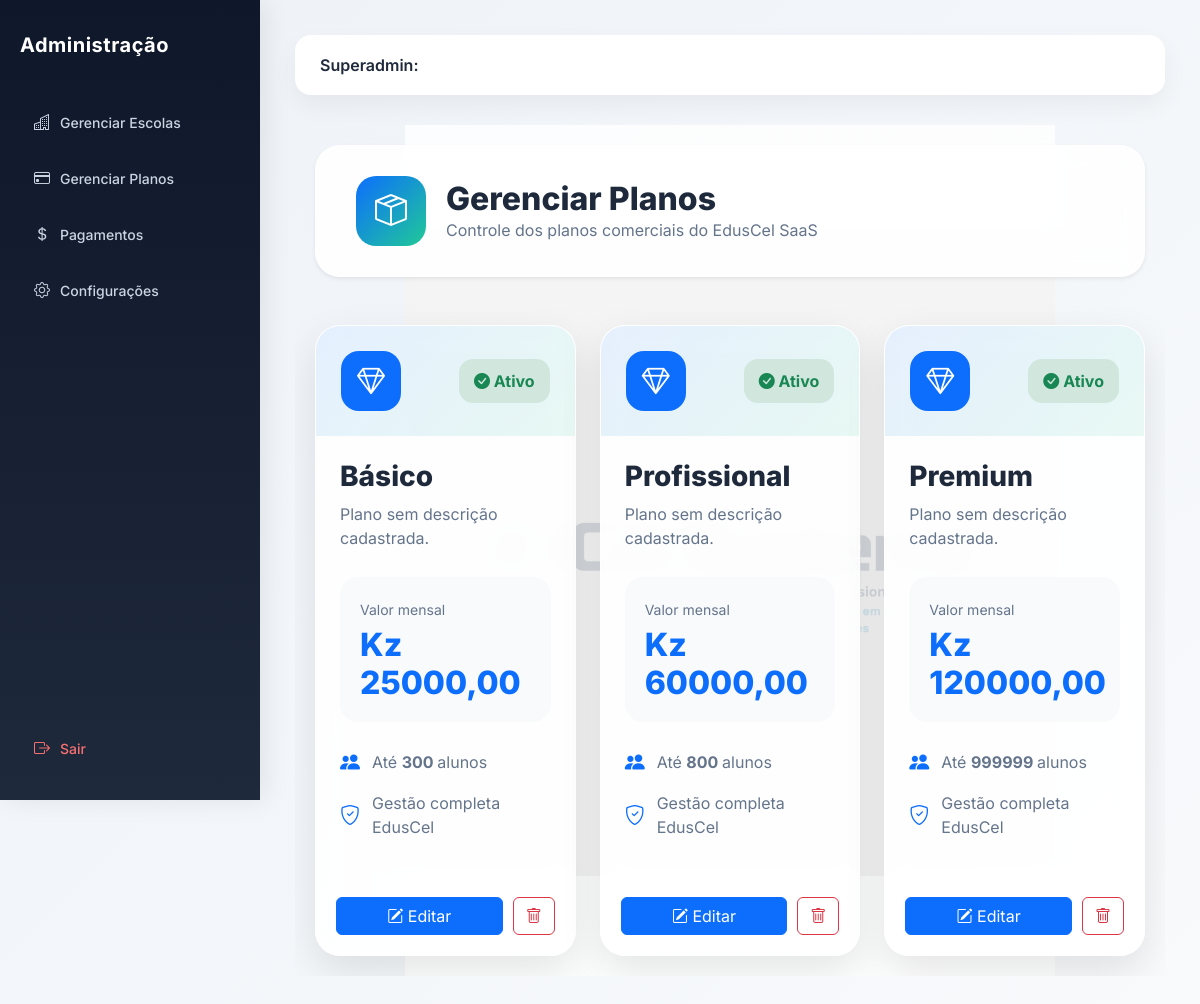
Page /planos/ on the committed database.
### academic/models.py (models this page shows, shortened)
class Plano(models.Model):
    nome = models.CharField(
        max_length=100,
        unique=True
    )
    limite_alunos = models.PositiveIntegerField()
    valor_mensal = models.DecimalField(
        max_digits=10,
        decimal_places=2
    )
    ativo = models.BooleanField(
        default=True
    )

### core/views.py (the view)
# urls.py: path('planos/', views.gerenciar_planos, name='gerenciar_planos'),
def gerenciar_planos(request):
    planos = Plano.objects.all()
    return render(request, 'planos.html', {'planos': planos})

### core/templates/planos.html (shortened to what this page needs)
{% extends 'admin.html' %}
{% block content %}
<div class="container-fluid planos-page">
    <div class="plan-header shadow-sm">
        <div class="brand-area">
            <div class="icon-header">
                <i class="bi bi-box-seam"></i>
            </div>
            <div>
                <h1>
                    Gerenciar Planos
                </h1>
                <p>
                    Controle dos planos comerciais do EdusCel SaaS
                </p>
            </div>
        </div>
    </div>
    <div class="row g-4 mt-4">
    {% for plano in planos %}
        <div class="col-xl-4 col-lg-6 col-md-6">
            <div class="plan-card">
                <div class="plan-top">
                    <div class="plan-icon">
                        <i class="bi bi-gem"></i>
                    </div>
                    {% if plano.ativo %}
                    <span class="status-active">
                        <i class="bi bi-check-circle-fill"></i>
                        Ativo
                    </span>
                    {% else %}
                    <span class="status-inactive">
                        <i class="bi bi-x-circle-fill"></i>
                        Inativo
                    </span>
                    {% endif %}
                </div>
                <div class="card-body p-4">
                    <h3 class="plan-name">
                        {{ plano.nome }}
                    </h3>
                    <p class="description">
                        {{ plano.descricao|default:"Plano sem descrição cadastrada." }}
                    </p>
                    <div class="price-box">
                        <small>
                            Valor mensal
                        </small>
                        <h2>
                            Kz {{ plano.valor_mensal }}
                        </h2>
                    </div>
                    <div class="features">
                        <div>
                            <i class="bi bi-people-fill"></i>
                            <span>
                                Até
                                <strong>
                                    {{ plano.limite_alunos }}
                                </strong>
                                alunos
                            </span>
                        </div>
                        <div>
                            <i class="bi bi-shield-check"></i>
                            <span>
                                Gestão completa EdusCel
                            </span>
                        </div>
                    </div>
                </div>
                <div class="plan-footer">
                    <a href="{% url 'editar_plano' plano.id %}"
                       class="btn btn-primary flex-grow-1">
                        <i class="bi bi-pencil-square"></i>
                        Editar
                    </a>
                    <a href="{% url 'excluir_plano' plano.id %}"
                       class="btn btn-outline-danger">
                        <i class="bi bi-trash"></i>
                    </a>
                </div>
            </div>
        </div>
    {% endfor %}
    </div>
</div>
{% endblock %}

### core/templates/admin.html (style rules this page uses)
body { margin: 0; font-family: 'Inter', sans-serif; background: linear-gradient(135deg, #eef2f7, #f8fafc); }

### core/templates/planos.html (style rules this page uses)
.planos-page { font-family:'Inter', sans-serif; position:relative; min-height:90vh; padding:20px; overflow:hidden; }
.planos-page::before { content:""; position:absolute; inset:0; background: linear-gradient( rgba(255,255,255,.82), rgba(255,255,255,.82) ), url("/media/ica.png"); background-repeat:no-repeat; background-position:center; background-size:650px; z-index:-1; }
.plan-header { background: rgba(255,255,255,.88); backdrop-filter:blur(12px); border-radius:25px; padding:30px 40px; display:flex; justify-content:space-between; align-items:center; gap:20px; border:1px solid rgba(255,255,255,.7); }
.brand-area { display:flex; align-items:center; gap:20px; }
.icon-header { width:70px; height:70px; border-radius:20px; background: linear-gradient( 135deg, #0d6efd, #20c997 ); display:flex; align-items:center; justify-content:center; color:white; font-size:32px; }
.brand-area h1 { font-size:32px; font-weight:800; margin:0; color:#1e293b; }
.brand-area p { margin:0; color:#64748b; }
.plan-card { background: rgba(255,255,255,.90); backdrop-filter:blur(12px); border-radius:25px; overflow:hidden; border:1px solid rgba(255,255,255,.8); box-shadow: 0 15px 40px rgba(0,0,0,.10); transition:.35s; }
.plan-top { padding:25px; display:flex; justify-content:space-between; align-items:center; background: linear-gradient( 135deg, rgba(13,110,253,.10), rgba(32,201,151,.10) ); }
.plan-icon { width:60px; height:60px; border-radius:18px; background:#0d6efd; color:white; display:flex; justify-content:center; align-items:center; font-size:28px; }
.status-active, .status-inactive { padding:10px 15px; border-radius:14px; font-weight:700; }
.status-active { background:#d1e7dd; color:#198754; }
.plan-name { font-weight:800; color:#1e293b; }
.description { color:#64748b; min-height:50px; }
.price-box { background:#f8fafc; padding:20px; border-radius:18px; margin:25px 0; }
.price-box small { color:#64748b; }
.price-box h2 { margin:5px 0 0; font-size:32px; font-weight:800; color:#0d6efd; }
.features div { display:flex; align-items:center; gap:12px; margin-bottom:14px; color:#64748b; }
.features i { color:#0d6efd; font-size:20px; }
.plan-footer { padding:20px; display:flex; gap:10px; }

### rows in the picture
Plano: ativo True (drawn), nome "Básico", descricao "Plano sem descrição cadastrada.", valor_mensal "25000,00", limite_alunos "300"
Plano: ativo True (drawn), nome "Profissional", descricao "Plano sem descrição cadastrada.", valor_mensal "60000,00", limite_alunos "800"
Plano: ativo True (drawn), nome "Premium", descricao "Plano sem descrição cadastrada.", valor_mensal "120000,00", limite_alunos "999999"
